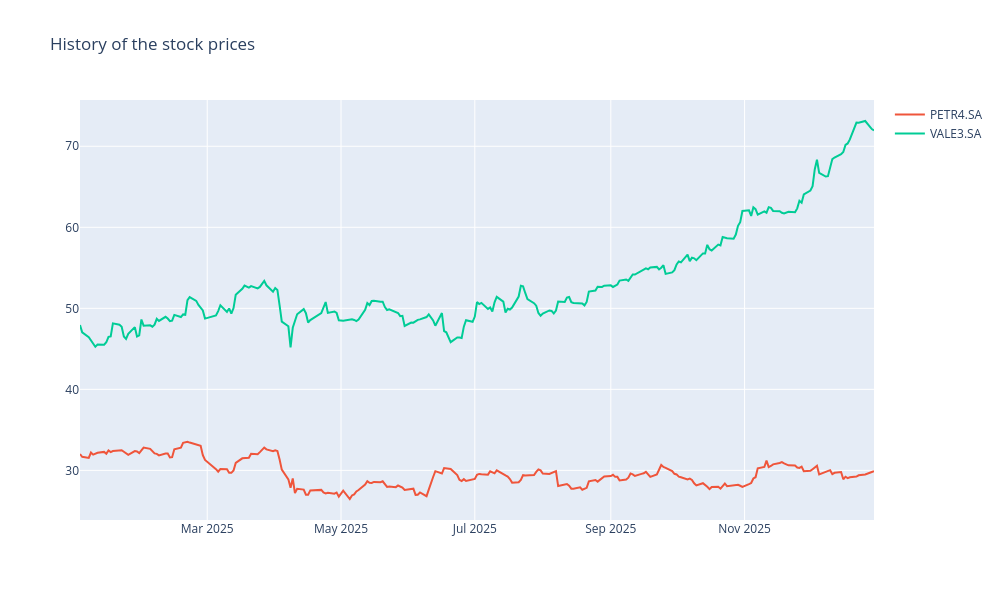
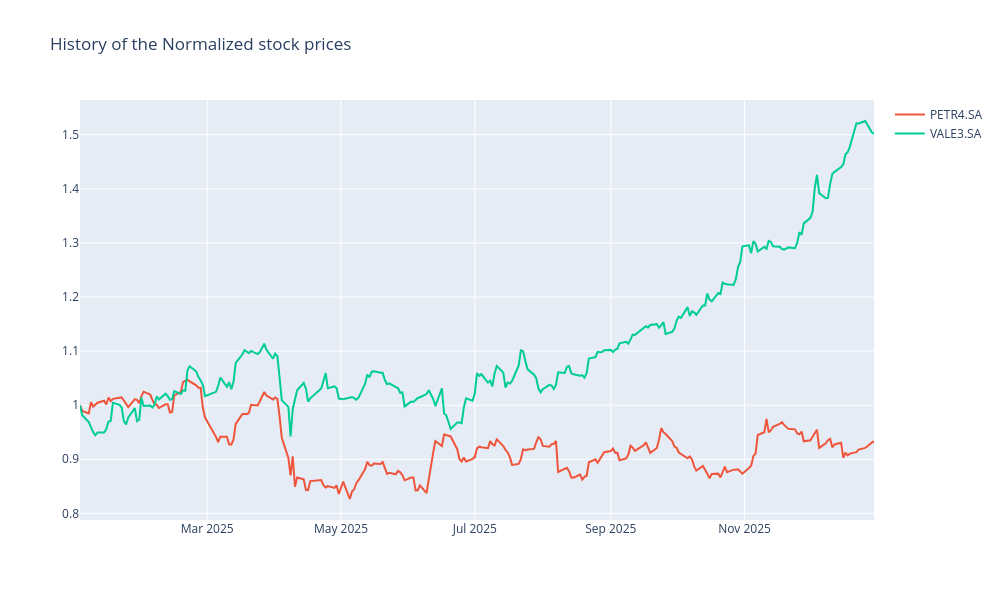

The code cell stored with these charts, in order, in its notebook:
### Code cell
# ====================================
# Plots
# ====================================
Generate_Plot(df_basket)
Generate_Normalized_Plot(df_basket)

### Figure 1 — Plotly figure (JSON) as saved in the notebook; plotly's stock layout.template omitted (floating-point values rounded to 4 significant figures; data arrays with more than 128 entries replaced by an {"elided": "..."} marker saying what was removed)
{"data": [{"hovertemplate": "<extra></extra>", "legendgroup": "", "line": {"color": "#636efa", "dash": "solid"}, "marker": {"symbol": "circle"}, "mode": "lines", "name": "", "orientation": "v", "showlegend": false, "type": "scatter", "xaxis": "x", "yaxis": "y"}, {"name": "PETR4.SA", "type": "scatter", "x": {"elided": "250 str values"}, "y": {"elided": "250 float values"}}, {"name": "VALE3.SA", "type": "scatter", "x": {"elided": "250 str values"}, "y": {"elided": "250 float values"}}], "layout": {"height": 600, "legend": {"tracegroupgap": 0}, "title": {"text": "History of the stock prices"}, "width": 1000, "xaxis": {"anchor": "y", "domain": [0, 1]}, "yaxis": {"anchor": "x", "domain": [0, 1]}}}

### Figure 2 — Plotly figure (JSON) as saved in the notebook; plotly's stock layout.template omitted (floating-point values rounded to 4 significant figures; data arrays with more than 128 entries replaced by an {"elided": "..."} marker saying what was removed)
{"data": [{"hovertemplate": "<extra></extra>", "legendgroup": "", "line": {"color": "#636efa", "dash": "solid"}, "marker": {"symbol": "circle"}, "mode": "lines", "name": "", "orientation": "v", "showlegend": false, "type": "scatter", "xaxis": "x", "yaxis": "y"}, {"name": "PETR4.SA", "type": "scatter", "x": {"elided": "250 str values"}, "y": {"elided": "250 float values"}}, {"name": "VALE3.SA", "type": "scatter", "x": {"elided": "250 str values"}, "y": {"elided": "250 float values"}}], "layout": {"height": 600, "legend": {"tracegroupgap": 0}, "title": {"text": "History of the Normalized stock prices"}, "width": 1000, "xaxis": {"anchor": "y", "domain": [0, 1]}, "yaxis": {"anchor": "x", "domain": [0, 1]}}}
